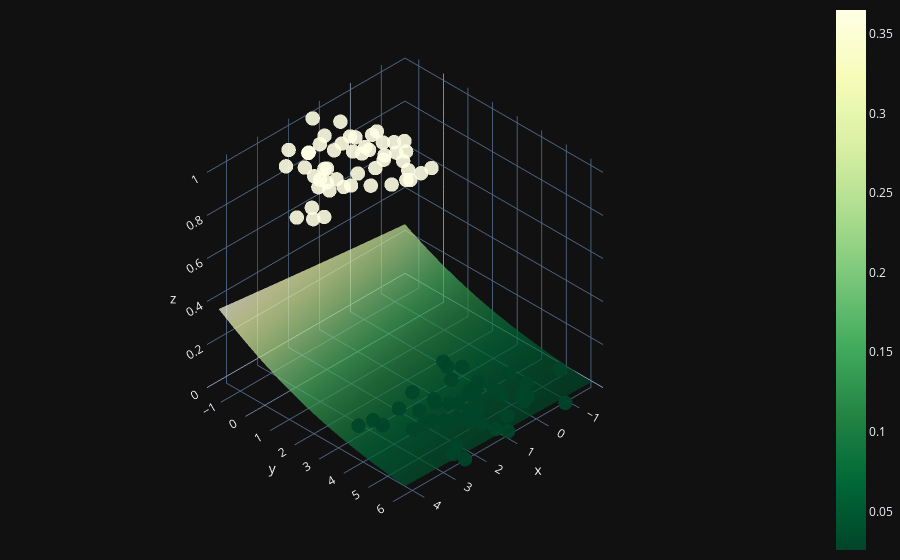

Notebook code for this chart:
### Code cell
X0 = np.linspace(X[:, 0].min(), X[:, 0].max(), 100)
X1 = np.linspace(X[:, 1].min(), X[:, 1].max(), 100)
xx0, xx1 = np.meshgrid(X0, X1)
Z = W[0] * xx0 + W[1] * xx1 + b
A = 1 / (1 + np.exp(-Z))

fig = (go.Figure(data=[go.Surface(z=A, x=xx0, y=xx1, colorscale='YlGn', opacity = 0.7, reversescale=True)]))

fig.add_scatter3d(x=X[:, 0].flatten(), y=X[:, 1].flatten(), z=y.flatten(), mode='markers', marker=dict(size=5, color=y.flatten(), colorscale='YlGn', opacity = 0.9, reversescale=True))


fig.update_layout(template= "plotly_dark", margin=dict(l=0, r=0, b=0, t=0))
fig.layout.scene.camera.projection.type = "orthographic"
fig.show()

### Figure 1 — Plotly figure (JSON) as saved in the notebook; plotly's stock layout.template omitted (floating-point values rounded to 4 significant figures; data arrays with more than 128 entries replaced by an {"elided": "..."} marker saying what was removed)
{"data": [{"colorscale": [[0, "rgb(255,255,229)"], [0.125, "rgb(247,252,185)"], [0.25, "rgb(217,240,163)"], [0.375, "rgb(173,221,142)"], [0.5, "rgb(120,198,121)"], [0.625, "rgb(65,171,93)"], [0.75, "rgb(35,132,67)"], [0.875, "rgb(0,104,55)"], [1, "rgb(0,69,41)"]], "opacity": 0.7, "reversescale": true, "type": "surface", "x": {"elided": "100x100 float values"}, "y": {"elided": "100x100 float values"}, "z": {"elided": "100x100 float values"}}, {"marker": {"color": [1, 1, 0, 0, 1, 0, 0, 1, 0, 1, 0, 1, 0, 0, 1, 1, 1, 0, 1, 1, 0, 0, 1, 0, 1, 0, 1, 0, 0, 1, 1, 0, 1, 1, 1, 0, 1, 1, 0, 1, 0, 0, 0, 0, 1, 1, 1, 1, 0, 0, 1, 1, 0, 0, 0, 0, 0, 1, 1, 1, 1, 0, 0, 1, 0, 1, 0, 0, 1, 0, 0, 1, 1, 0, 0, 0, 1, 1, 0, 0, 1, 0, 0, 0, 0, 0, 1, 0, 1, 1, 1, 1, 1, 1, 0, 0, 1, 1, 0, 1], "colorscale": [[0, "rgb(255,255,229)"], [0.125, "rgb(247,252,185)"], [0.25, "rgb(217,240,163)"], [0.375, "rgb(173,221,142)"], [0.5, "rgb(120,198,121)"], [0.625, "rgb(65,171,93)"], [0.75, "rgb(35,132,67)"], [0.875, "rgb(0,104,55)"], [1, "rgb(0,69,41)"]], "opacity": 0.9, "reversescale": true, "size": 5}, "mode": "markers", "type": "scatter3d", "x": [4.219, 0.9078, -0.2765, 0.08848, 3.243, 1.442, 1.022, 3.978, 0.5889, 1.252, 0.6284, 1.686, 1.185, 0.06897, 1.787, 4.438, 3.182, 0.3038, 0.7394, 1.285, 1.131, 0.6647, 1.316, -0.1889, 2.579, 0.8731, 1.311, 0.9868, 1.42, 2.354, 2.432, 1.043, 0.9509, 2.451, 1.62, 2.155, 1.381, 1.987, 2.116, 0.564, -0.07228, 2.509, -0.73, 1.379, 0.8821, 2.222, 2.016, 1.701, -0.6539, 0.5731, 1.957, 0.7624, 2.465, 1.333, 3.246, 1.103, 2.859, 1.6, 2.976, 2.68, 1.419, 1.926, -0.09448, 2.728, 1.12, 1.557, 0.1055, 2.844, 3.155, 1.841, 1.289, 1.642, 3.923, 1.705, 0.1631, 0.3419, 1.021, 2.669, 0.4666, 0.9481, 1.194, 1.154, -0.2942, 1.737, 0.4655, 0.0808, 3.003, 2.207, 1.361, 2.632, 2.827, 2.912, 1.142, 1.055, 2.47, -1.577, 1.412, 3.005, -0.6376, 0.8298], "y": [2.234, 0.4598, 5.081, 2.323, 1.215, 2.768, 4.117, 2.378, 4.001, 0.2081, 4.46, 0.6583, 5.28, 4.356, 1.7, 1.842, -0.1823, 3.944, 0.4361, 1.437, 4.682, 4.36, 2.441, 5.205, 0.7261, 4.714, 0.07123, 6.09, 4.637, 2.224, -0.2017, 4.606, 0.9498, -0.1954, 2.747, 4.124, 0.9295, 2.611, 3.069, 1.337, 2.884, 5.773, 6.255, 3.619, 2.841, 1.533, -0.2704, -0.4773, 4.767, 5.526, 0.2342, 1.165, 6.2, 5.01, 2.849, 4.706, 2.956, 0.9151, 1.216, -0.7044, 1.574, 4.152, 5.358, 1.305, 5.758, 2.827, 3.725, 3.327, 1.553, 3.562, 3.45, 0.1502, 1.804, 4.433, 2.578, 3.941, 1.579, 1.82, 3.866, 4.732, 2.808, 3.902, 5.273, 4.425, 3.123, 4.691, 0.7427, 5.506, 0.748, 0.6894, 1.721, 0.2466, 2.015, -0.6471, 4.099, 4.957, -1.326, 0.9852, 4.091, 1.742], "z": [1, 1, 0, 0, 1, 0, 0, 1, 0, 1, 0, 1, 0, 0, 1, 1, 1, 0, 1, 1, 0, 0, 1, 0, 1, 0, 1, 0, 0, 1, 1, 0, 1, 1, 1, 0, 1, 1, 0, 1, 0, 0, 0, 0, 1, 1, 1, 1, 0, 0, 1, 1, 0, 0, 0, 0, 0, 1, 1, 1, 1, 0, 0, 1, 0, 1, 0, 0, 1, 0, 0, 1, 1, 0, 0, 0, 1, 1, 0, 0, 1, 0, 0, 0, 0, 0, 1, 0, 1, 1, 1, 1, 1, 1, 0, 0, 1, 1, 0, 1]}], "layout": {"margin": {"b": 0, "l": 0, "r": 0, "t": 0}, "scene": {"camera": {"projection": {"type": "orthographic"}}}}}
